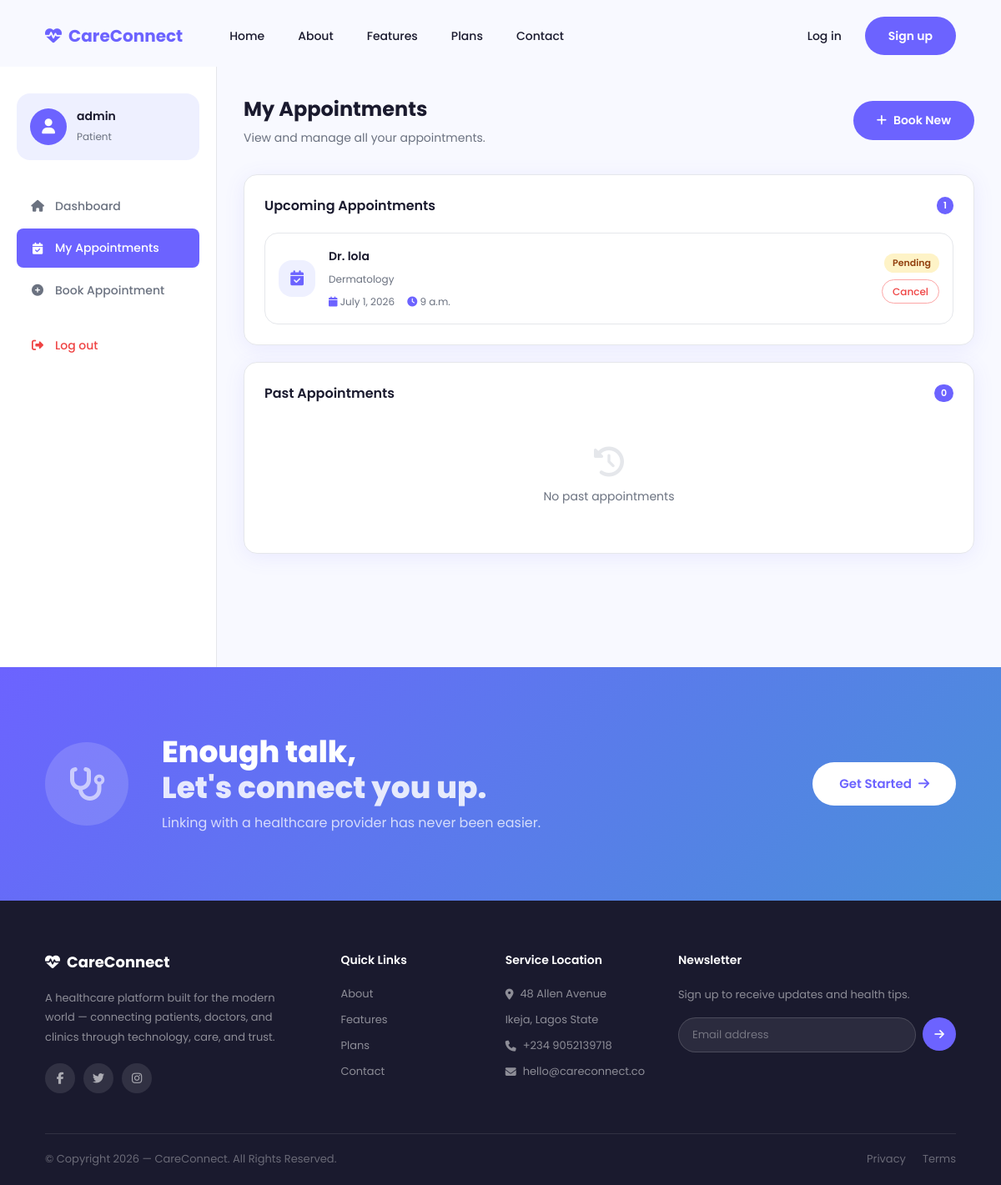
Screenshot of /patient/appointments/ (signed in) with the database file from the repository.
### accounts/models.py (models this page shows, shortened)
class User(AbstractUser):
    PATIENT = 'patient'
    DOCTOR  = 'doctor'
    ADMIN   = 'admin'
    ROLE_CHOICES = [
        (PATIENT, 'Patient'),
        (DOCTOR,  'Doctor'),
        (ADMIN,   'Admin'),
    ]
    role  = models.CharField(max_length=10, choices=ROLE_CHOICES, default=PATIENT)
    phone = models.CharField(max_length=20, blank=True)

### appointments/models.py (models this page shows, shortened)
class Appointment(models.Model):
    STATUS_CHOICES = [
        ('pending',   'Pending'),
        ('confirmed', 'Confirmed'),
        ('completed', 'Completed'),
        ('cancelled', 'Cancelled'),
    ]
    patient          = models.ForeignKey(User, on_delete=models.CASCADE, related_name='appointments')
    doctor           = models.ForeignKey(DoctorProfile, on_delete=models.CASCADE, related_name='appointments')
    appointment_date = models.DateField()
    start_time       = models.TimeField()
    end_time         = models.TimeField()
    status           = models.CharField(max_length=10, choices=STATUS_CHOICES, default='pending')
    notes            = models.TextField(blank=True)
    created_at       = models.DateTimeField(auto_now_add=True)
    class Meta:
        unique_together = ['doctor', 'appointment_date', 'start_time']

### doctors/models.py (models this page shows, shortened)
class DoctorProfile(models.Model):
    SPECIALITIES = [
        ('general', 'General Practice'),
        ('cardiology', 'Cardiology'),
        ('dermatology', 'Dermatology'),
        ('pediatrics', 'Pediatrics'),
        ('gynecology', 'Gynecology'),
        ('neurology', 'Neurology'),
        ('orthopedics', 'Orthopedics'),
        ('psychiatry', 'Psychiatry'),
    ]
    user        = models.OneToOneField(User, on_delete=models.CASCADE, related_name='doctor_profile')
    speciality  = models.CharField(max_length=50, choices=SPECIALITIES, default='general')
    bio         = models.TextField(blank=True)
    experience  = models.IntegerField(default=0)
    rating      = models.DecimalField(max_digits=3, decimal_places=1, default=0.0)
    is_verified = models.BooleanField(default=False)
    photo       = models.ImageField(upload_to='doctors/', blank=True, null=True)

### appointments/views.py (the view)
# urls.py: path('appointments/', views.my_appointments, name='my_appointments'),
@login_required
def my_appointments(request):
    upcoming = Appointment.objects.filter(
        patient=request.user,
        status__in=['pending', 'confirmed']
    ).order_by('appointment_date')
    past = Appointment.objects.filter(
        patient=request.user,
        status__in=['completed', 'cancelled']
    ).order_by('-appointment_date')
    return render(request, 'appointments/my_appointments.html', {
        'upcoming': upcoming,
        'past': past
    })

### appointments/templates/appointments/my_appointments.html (shortened to what this page needs)
{% extends 'base.html' %}
{% block content %}
<div class="dashboard-layout">
  <aside class="sidebar">
    <div class="sidebar-user">
      <div class="sidebar-avatar"><i class="fas fa-user"></i></div>
      <div>
        <h4>{{ user.get_full_name|default:user.username }}</h4>
        <span>Patient</span>
      </div>
    </div>
    <nav class="sidebar-nav">
      <a href="/patient/dashboard/"><i class="fas fa-home"></i> Dashboard</a>
      <a href="/patient/appointments/" class="active"
        ><i class="fas fa-calendar-check"></i> My Appointments</a
      >
      <a href="/patient/book/"
        ><i class="fas fa-plus-circle"></i> Book Appointment</a
      >
      <a href="/accounts/logout/" class="logout"
        ><i class="fas fa-sign-out-alt"></i> Log out</a
      >
    </nav>
  </aside>
  <main class="dashboard-main">
    <div class="dashboard-topbar">
      <div>
        <h1>My Appointments</h1>
        <p>View and manage all your appointments.</p>
      </div>
      <a href="/patient/book/" class="btn-primary">
        <i class="fas fa-plus"></i> Book New
      </a>
    </div>
    <div class="dashboard-card">
      <div class="card-header">
        <h3>Upcoming Appointments</h3>
        <span class="badge-count">{{ upcoming.count }}</span>
      </div>
      {% if upcoming %}
      <div class="appointments-list">
        {% for apt in upcoming %}
        <div class="appointment-item">
          <div class="apt-icon purple">
            <i class="fas fa-calendar-check"></i>
          </div>
          <div class="apt-info">
           <h4>Dr. {{ apt.doctor.user.get_full_name|default:apt.doctor.user.username }}</h4>
            <span>{{ apt.doctor.get_speciality_display }}</span>
            <div class="apt-meta">
              <i class="fas fa-calendar"></i> {{ apt.appointment_date }}
              <i class="fas fa-clock" style="margin-left:12px;"></i> {{ apt.start_time }}
            </div>
          </div>
          <div class="apt-actions">
            <span class="status-badge status-{{ apt.status }}"
              >{{ apt.get_status_display }}</span
            >
            <a
              href="/patient/appointments/{{ apt.id }}/cancel/"
              onclick="return confirm('Cancel this appointment?');"
              class="btn-cancel"
              >Cancel</a
            >
          </div>
        </div>
        {% endfor %}
      </div>
      {% else %}
      <div class="empty-state">
        <i class="fas fa-calendar-plus"></i>
        <p>No upcoming appointments</p>
        <a href="/patient/book/" class="btn-primary">Book Now</a>
      </div>
      {% endif %}
    </div>
    <div class="dashboard-card">
      <div class="card-header">
        <h3>Past Appointments</h3>
        <span class="badge-count">{{ past.count }}</span>
      </div>
      {% if past %}
      <div class="appointments-list">
        {% for apt in past %}
        <div class="appointment-item">
          <div class="apt-icon gray"><i class="fas fa-history"></i></div>
          <div class="apt-info">
            <h4>
              Dr. {{
              apt.doctor.user.get_full_name|default:apt.doctor.user.username }}
            </h4>
            <span>{{ apt.doctor.get_speciality_display }}</span>
            <div class="apt-meta">
              <i class="fas fa-calendar"></i> {{ apt.appointment_date }}
              <i class="fas fa-clock" style="margin-left: 12px"></i> {{
              apt.start_time }}
            </div>
          </div>
          <div class="apt-actions">
            <span class="status-badge status-{{ apt.status }}"
              >{{ apt.get_status_display }}</span
            >
          </div>
        </div>
        {% endfor %}
      </div>
      {% else %}
      <div class="empty-state">
        <i class="fas fa-history"></i>
        <p>No past appointments</p>
      </div>
      {% endif %}
    </div>
  </main>
</div>
{% endblock %}

### static/css/main.css (style rules this page uses)
*, *::before, *::after { box-sizing: border-box; margin: 0; padding: 0; }
:root { --purple: #6c63ff; --purple-light: #eef0ff; --purple-dark: #4a3fcc; --blue: #4a90d9; --white: #ffffff; --bg: #f8f9ff; --dark: #1a1a2e; --gray: #6b7280; --gray-light: #f3f4f6; --border: #e5e7eb; --radius: 16px; --radius-sm: 8px; --shadow: 0 4px 24px rgba(108, 99, 255, 0.1); --shadow-lg: 0 8px 40px rgba(108, 99, 255, 0.18); --font: "Poppins", sans-serif; }
html { scroll-behavior: smooth; }
body { font-family: var(--font); background: var(--white); color: var(--dark); line-height: 1.6; }
a { text-decoration: none; color: inherit; }
.btn-primary { background: var(--purple); color: var(--white); padding: 12px 28px; border-radius: 50px; font-weight: 600; font-size: 14px; border: none; cursor: pointer; transition: all 0.3s; display: inline-flex; align-items: center; gap: 8px; }
.dashboard-layout { display: grid; grid-template-columns: 260px 1fr; min-height: 100vh; padding-top: 80px; background: var(--bg); }
.sidebar { background: var(--white); border-right: 1px solid var(--border); padding: 32px 20px; position: sticky; top: 80px; height: calc(100vh - 80px); overflow-y: auto; }
.sidebar-user { display: flex; align-items: center; gap: 12px; padding: 16px; background: var(--purple-light); border-radius: var(--radius); margin-bottom: 32px; }
.sidebar-avatar { width: 44px; height: 44px; background: var(--purple); border-radius: 50%; display: flex; align-items: center; justify-content: center; color: white; font-size: 18px; flex-shrink: 0; }
.sidebar-user h4 { font-size: 14px; font-weight: 600; color: var(--dark); }
.sidebar-user span { font-size: 12px; color: var(--gray); }
.sidebar-nav { display: flex; flex-direction: column; gap: 4px; }
.sidebar-nav a { display: flex; align-items: center; gap: 12px; padding: 12px 16px; border-radius: var(--radius-sm); font-size: 14px; font-weight: 500; color: var(--gray); transition: all 0.3s; }
.sidebar-nav a.active { background: var(--purple); color: white; }
.sidebar-nav a.logout { color: #ef4444; margin-top: 16px; }
.sidebar-nav a i { width: 18px; text-align: center; }
.dashboard-main { padding: 32px; overflow-y: auto; }
.dashboard-topbar { display: flex; align-items: center; justify-content: space-between; margin-bottom: 32px; flex-wrap: wrap; gap: 16px; }
.dashboard-topbar h1 { font-size: 24px; font-weight: 700; color: var(--dark); }
.dashboard-topbar p { font-size: 14px; color: var(--gray); margin-top: 4px; }
.dashboard-card { background: var(--white); border-radius: var(--radius); padding: 24px; box-shadow: var(--shadow); border: 1px solid var(--border); margin-bottom: 20px; }
.card-header { display: flex; align-items: center; justify-content: space-between; margin-bottom: 20px; }
.card-header h3 { font-size: 16px; font-weight: 600; color: var(--dark); }
.badge-count { background: var(--purple); color: white; font-size: 11px; font-weight: 600; padding: 2px 8px; border-radius: 50px; }
.empty-state { display: flex; flex-direction: column; align-items: center; padding: 32px; gap: 12px; color: var(--gray); }
.empty-state i { font-size: 36px; color: var(--border); }
.empty-state p { font-size: 14px; }
.appointments-list { display: flex; flex-direction: column; gap: 12px; }
.appointment-item { display: flex; align-items: center; gap: 16px; padding: 16px; border: 1px solid var(--border); border-radius: var(--radius); transition: all 0.3s; }
.apt-icon { width: 44px; height: 44px; border-radius: var(--radius); display: flex; align-items: center; justify-content: center; font-size: 18px; flex-shrink: 0; }
.apt-icon.purple { background: var(--purple-light); color: var(--purple); }
.apt-info { flex: 1; }
.apt-info h4 { font-size: 14px; font-weight: 600; color: var(--dark); margin-bottom: 2px; }
.apt-info span { font-size: 12px; color: var(--gray); }
.apt-meta { font-size: 12px; color: var(--gray); margin-top: 6px; }
.apt-meta i { color: var(--purple); }
.apt-actions { display: flex; flex-direction: column; align-items: flex-end; gap: 8px; }
.status-badge { font-size: 11px; font-weight: 600; padding: 3px 10px; border-radius: 50px; }
.status-pending { background: #fef3c7; color: #92400e; }
.btn-cancel { font-size: 12px; color: #ef4444; font-weight: 500; padding: 4px 12px; border: 1px solid #fca5a5; border-radius: 50px; transition: all 0.3s; }

### rows the page displays
User: get_full_name "admin"
Appointment: doctor.user.get_full_name "lola", doctor.speciality "Dermatology", appointment_date "July 1, 2026", start_time "9 a.m.", status "Pending"

### other values shown
{{ upcoming.count }} "1"
{{ past.count }} "0"
